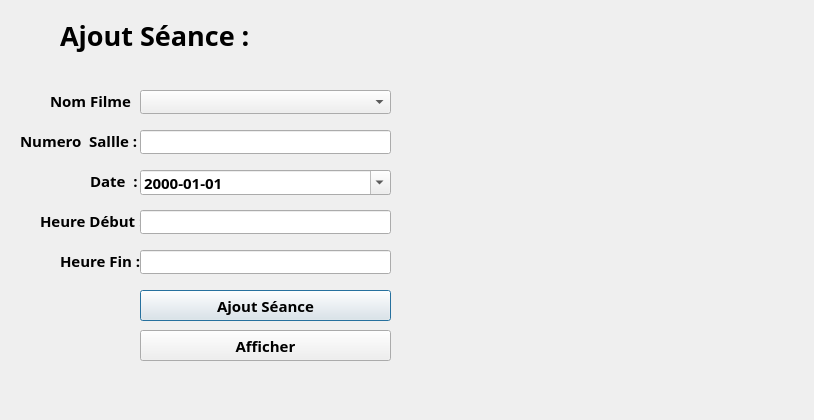
<?xml version="1.0" encoding="UTF-8"?>
<ui version="4.0">
 <class>seance</class>
 <widget class="QDialog" name="seance">
  <property name="geometry">
   <rect>
    <x>0</x>
    <y>0</y>
    <width>814</width>
    <height>420</height>
   </rect>
  </property>
  <property name="windowTitle">
   <string>Dialog</string>
  </property>
  <widget class="QLabel" name="label">
   <property name="geometry">
    <rect>
     <x>60</x>
     <y>10</y>
     <width>211</width>
     <height>51</height>
    </rect>
   </property>
   <property name="font">
    <font>
     <family>Segoe UI Variable Display Semib</family>
     <pointsize>20</pointsize>
     <bold>true</bold>
    </font>
   </property>
   <property name="text">
    <string>Ajout Séance :</string>
   </property>
  </widget>
  <widget class="QLabel" name="label_2">
   <property name="geometry">
    <rect>
     <x>50</x>
     <y>90</y>
     <width>81</width>
     <height>21</height>
    </rect>
   </property>
   <property name="font">
    <font>
     <family>Segoe UI Variable Display Semib</family>
     <pointsize>11</pointsize>
     <bold>true</bold>
    </font>
   </property>
   <property name="text">
    <string>Nom Filme :</string>
   </property>
  </widget>
  <widget class="QLabel" name="label_3">
   <property name="geometry">
    <rect>
     <x>20</x>
     <y>125</y>
     <width>121</width>
     <height>31</height>
    </rect>
   </property>
   <property name="font">
    <font>
     <family>Segoe UI Variable Small Semibol</family>
     <pointsize>11</pointsize>
     <bold>true</bold>
    </font>
   </property>
   <property name="text">
    <string>Numero  Sallle :</string>
   </property>
  </widget>
  <widget class="QLabel" name="label_4">
   <property name="geometry">
    <rect>
     <x>90</x>
     <y>170</y>
     <width>51</width>
     <height>21</height>
    </rect>
   </property>
   <property name="font">
    <font>
     <family>Segoe UI Semibold</family>
     <pointsize>11</pointsize>
     <bold>true</bold>
    </font>
   </property>
   <property name="text">
    <string>Date  :</string>
   </property>
  </widget>
  <widget class="QLabel" name="label_5">
   <property name="geometry">
    <rect>
     <x>40</x>
     <y>210</y>
     <width>101</width>
     <height>21</height>
    </rect>
   </property>
   <property name="font">
    <font>
     <family>Segoe UI Semibold</family>
     <pointsize>11</pointsize>
     <bold>true</bold>
    </font>
   </property>
   <property name="text">
    <string>Heure Début :</string>
   </property>
  </widget>
  <widget class="QPushButton" name="pushButton">
   <property name="geometry">
    <rect>
     <x>140</x>
     <y>290</y>
     <width>251</width>
     <height>31</height>
    </rect>
   </property>
   <property name="font">
    <font>
     <family>Segoe UI Variable Display Semib</family>
     <pointsize>11</pointsize>
     <bold>true</bold>
    </font>
   </property>
   <property name="text">
    <string>Ajout Séance</string>
   </property>
  </widget>
  <widget class="QComboBox" name="comboBox">
   <property name="geometry">
    <rect>
     <x>140</x>
     <y>90</y>
     <width>251</width>
     <height>24</height>
    </rect>
   </property>
  </widget>
  <widget class="QLineEdit" name="Input_salle">
   <property name="geometry">
    <rect>
     <x>140</x>
     <y>130</y>
     <width>251</width>
     <height>24</height>
    </rect>
   </property>
  </widget>
  <widget class="QDateEdit" name="dateEdit">
   <property name="geometry">
    <rect>
     <x>140</x>
     <y>170</y>
     <width>251</width>
     <height>25</height>
    </rect>
   </property>
   <property name="font">
    <font>
     <family>Segoe UI Variable Display Semib</family>
     <pointsize>11</pointsize>
     <bold>true</bold>
    </font>
   </property>
   <property name="maximumDateTime">
    <datetime>
     <hour>23</hour>
     <minute>59</minute>
     <second>59</second>
     <year>9999</year>
     <month>12</month>
     <day>31</day>
    </datetime>
   </property>
   <property name="displayFormat">
    <string notr="true">yyyy-MM-dd</string>
   </property>
   <property name="calendarPopup">
    <bool>true</bool>
   </property>
  </widget>
  <widget class="QLineEdit" name="Input_debut">
   <property name="geometry">
    <rect>
     <x>140</x>
     <y>210</y>
     <width>251</width>
     <height>24</height>
    </rect>
   </property>
  </widget>
  <widget class="QLineEdit" name="Input_Fin">
   <property name="geometry">
    <rect>
     <x>140</x>
     <y>250</y>
     <width>251</width>
     <height>24</height>
    </rect>
   </property>
  </widget>
  <widget class="QLabel" name="label_6">
   <property name="geometry">
    <rect>
     <x>60</x>
     <y>250</y>
     <width>81</width>
     <height>21</height>
    </rect>
   </property>
   <property name="font">
    <font>
     <family>Segoe UI Semibold</family>
     <pointsize>11</pointsize>
     <bold>true</bold>
    </font>
   </property>
   <property name="text">
    <string>Heure Fin :</string>
   </property>
  </widget>
  <widget class="QPushButton" name="pushButton_Afficher">
   <property name="geometry">
    <rect>
     <x>140</x>
     <y>330</y>
     <width>251</width>
     <height>31</height>
    </rect>
   </property>
   <property name="font">
    <font>
     <family>Segoe UI Semibold</family>
     <pointsize>11</pointsize>
     <bold>true</bold>
    </font>
   </property>
   <property name="text">
    <string>Afficher</string>
   </property>
  </widget>
  <widget class="QLabel" name="label_pic">
   <property name="geometry">
    <rect>
     <x>430</x>
     <y>60</y>
     <width>321</width>
     <height>321</height>
    </rect>
   </property>
   <property name="text">
    <string/>
   </property>
  </widget>
 </widget>
 <resources/>
 <connections/>
</ui>
